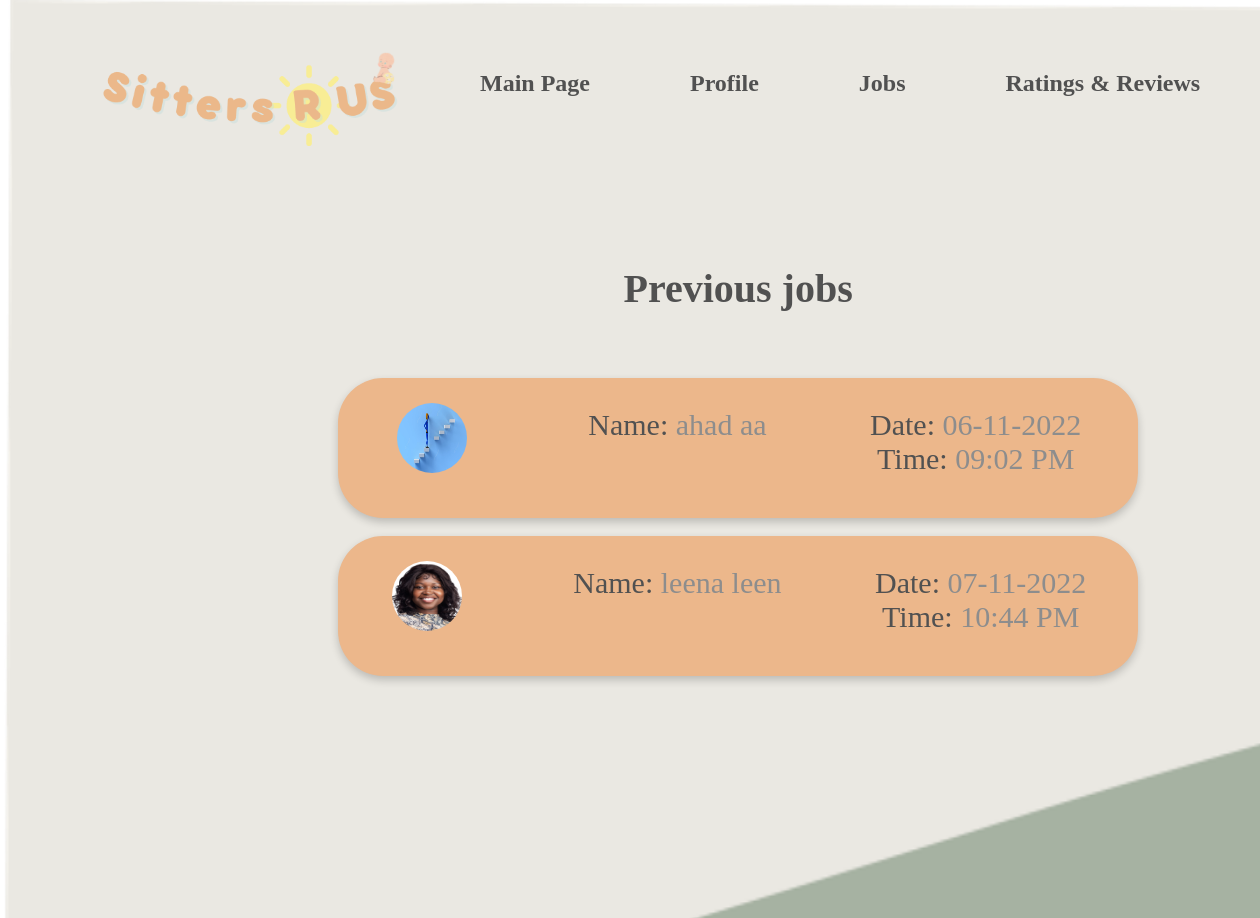
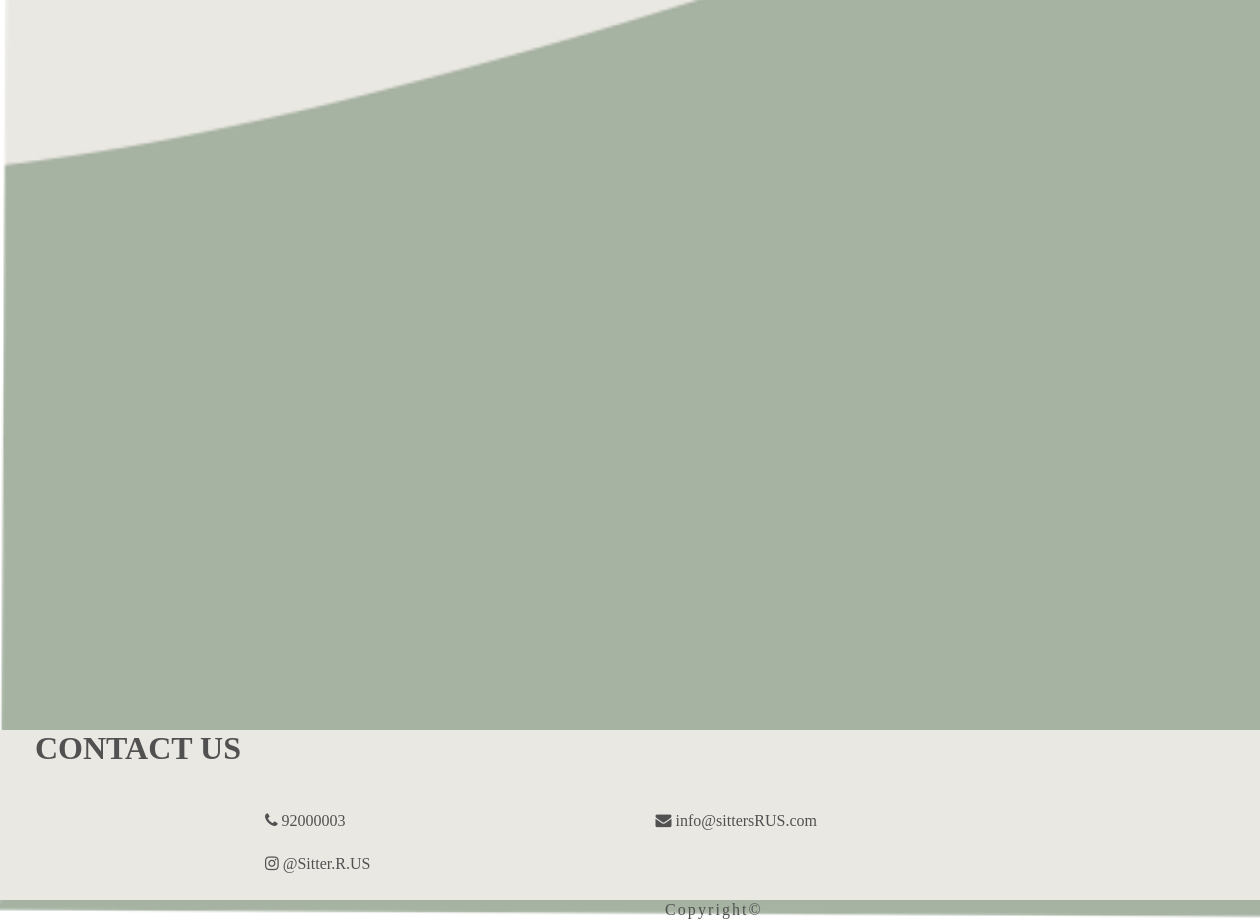
The page /Previous_jobs.php (signed in) on the database its author committed (2 pictures, top to bottom).
### tables this page shows
CREATE TABLE `booking` (
  `booking_id` int(20) NOT NULL,
  `offer_id` int(20) NOT NULL,
  `request_id` int(20) NOT NULL,
  `parent_id` int(20) NOT NULL,
  `sitter_id` int(20) NOT NULL,
  `booking_date` varchar(50) NOT NULL,
  `booking_time` varchar(50) NOT NULL,
  `task_status` int(20) NOT NULL
);

CREATE TABLE `users` (
  `id` int(20) NOT NULL,
  `first_name` varchar(100) NOT NULL,
  `last_name` varchar(100) NOT NULL,
  `email` varchar(100) NOT NULL,
  `password` varchar(255) NOT NULL,
  `city` varchar(100) NOT NULL,
  `location` varchar(255) NOT NULL,
  `ID_number` varchar(20) NOT NULL,
  `phone_number` varchar(50) NOT NULL,
  `age` int(20) NOT NULL,
  `gender` varchar(100) NOT NULL,
  `bio` text NOT NULL,
  `image` varchar(255) NOT NULL,
  `user_type` int(20) NOT NULL
);

### Previous_jobs.php (the view, shortened to what this page needs)
<!DOCTYPE html>
<html>
    <head>
        <link rel="stylesheet" type="text/css" href="stayle-latifa.CSS">
        <link rel="stylesheet" type="text/css" href="MainStyle.CSS">
                <link rel="stylesheet" href="https://stackpath.bootstrapcdn.com/font-awesome/4.7.0/css/font-awesome.min.css">
    </head>
    <body>
    <div id="body1">
		<?php
		include("connection.php");
include("sitter_menu.php");
?>
        </div>
           <div class="List-1">
            <div class="List-2">
                   <div class="lable-b">
                    <h4>Previous jobs</h4>
                </div>
                <div class="container9">
                        <ul class="job-list">
<?php
						$sit_id=$_SESSION["uid"];
						$std=1;
$query="select * from booking where sitter_id='$sit_id' AND task_status='$std'";
$view=mysqli_query($connection,$query);
while($rows=mysqli_fetch_array($view)){
$parent_id=$rows['parent_id'];
$booking_date=$rows['booking_date'];
$booking_time=$rows['booking_time'];
$query1="select * from users where id='$parent_id'";
$view1=mysqli_query($connection,$query1);
$rows1=mysqli_fetch_array($view1);
$first_name=$rows1['first_name'];
$last_name=$rows1['last_name'];
$image=$rows1['image'];
						?>
                        <div class="card2 grid-container">
                            <div class="item2">
									<?php
									if($image==''){
									?>
                               <img src="Images/female.jpeg" alt="Sitter picture" class="Sitter-pic">
								<?php
								}
									else {
									?>
									<img src="<?php echo $image; ?>" alt="Sitter picture" class="Sitter-pic">
									<?php
								}
									?>
									   </div>
            <div class="item3">
                         <span id="details1">Name:</span>
                <span class="textcolor"><?php echo $first_name." ".$last_name; ?></span><br>
                                      </div>
                        <div id = "item4" >
                        <span id="details1">Date:</span>
                <span class="textcolor"><?php echo $booking_date; ?></span><br>
                <span id="details1">Time:</span>
                <span class="textcolor"><?php echo $booking_time; ?></span>
                                </div>
                        </div>
<?php
}
?>
                </ul>
                </div>
            </div>
        </div>
     <footer id="footer">
            <div id="Ctext">Contact us</div>
        <div class="social-icon">
        <div class="bottom">
        <a href="tel:92000003" class="line"><i class="fa fa-phone"></i> 92000003</a> </div>
        <div class="bottom">
        <a href="mailto:info@sittersRUS.com" class="line"><i class="fa fa-envelope"></i> info@sittersRUS.com</a> </div>
        <div class="bottom">
        <a href="https://instagram.com/sitters.r.us.sa?igshid=Y2ZmNzg0YzQ" class="line"><i class="fa fa-instagram"></i> @Sitter.R.US</a></div>
        <br><br>
        <div class = "bottom"><div class = "copyright"><center>Copyright&copy; </center></div></div>
        </div>
    </footer>
    </body>
</html>

### stayle-latifa.css (style rules this page uses)
.line { color: #515151; text-decoration:none; text-align:center; }
.container9 { display: flex ; justify-content: center; height: 500px; overflow-x: hidden; }
.card2 { color: #515151; background-color: #ECB78B; box-sizing: border-box; box-shadow: 0 4px 8px 0 rgba(0,0,0,0.2); width: 100vh; height: 140px; margin: 18px; border-radius: 45px ; }
.item2 { grid-area: pic; }
.item3 { grid-area: com; }
.grid-container { display: grid; grid-template-areas: 'pic com str'; gap: 10px; padding: 10px; }
.grid-container > div { text-align: center; padding: 20px 0; font-size: 30px; }
.Sitter-pic { height:70px ; width: 70px; position: relative; right: 8px; border-radius: 50%; padding: 10px; top: -15px; }
.textcolor { color:#8d8d8d; }
.List-1 { display:flex; align-items: center; justify-content: center; }
.List-2 { height: 80vh; width: 110vh; position: relative; right: 302px; top: 70px; }
.lable-b { color: #515151; font-weight: bolder; width: auto; height: 80px; margin-top: 180px; text-align: center; padding: 15px 20px; font-size: 40px; }

### MainStyle.css (style rules this page uses)
* { margin: 0; padding: 0; }
body { min-height: 100vh ; background-image: url('Images/wall.png'); background-size: cover; background-repeat: no-repeat; font-family: fantasy; }
.line { color: #515151; text-decoration:none; text-align:center; }
#footer { background-color: #EAE8E3; color:#515151 ; position : sticky; height: 170px; text-align: center; margin-top: 80%; }
#Ctext { text-align: left; font-size: 32px; font-weight: bolder; position: relative; left: 35px; text-transform: uppercase; }
.social-icon { padding: 20px 30px; }
.bottom { left: 80px; position: relative; float: left; padding-right: 155px; padding-left: 155px; font-family: fantasy; color: #515151; margin-top: 25px; }
.copyright { position: relative; align-items: center; text-align: center; letter-spacing: 0.13em; margin-left: 400px; margin-top: 3px; color: #515151; }
a { text-decoration: none; color: #515151; }

### rows shown on the page
booking: parent.image (picture), parent.first_name "ahad", parent.last_name "aa", booking_date "06-11-2022", booking_time "09:02 PM"
booking: parent.image (picture), parent.first_name "leena", parent.last_name "leen", booking_date "07-11-2022", booking_time "10:44 PM"
